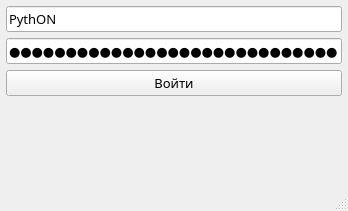
<?xml version="1.0" encoding="UTF-8"?>
<ui version="4.0">
 <class>AuthWindow</class>
 <widget class="QMainWindow" name="AuthWindow">
  <property name="geometry">
   <rect>
    <x>0</x>
    <y>0</y>
    <width>348</width>
    <height>211</height>
   </rect>
  </property>
  <property name="sizePolicy">
   <sizepolicy hsizetype="Preferred" vsizetype="Preferred">
    <horstretch>0</horstretch>
    <verstretch>0</verstretch>
   </sizepolicy>
  </property>
  <property name="font">
   <font>
    <family>Noto Sans</family>
    <pointsize>10</pointsize>
    <italic>false</italic>
   </font>
  </property>
  <property name="windowTitle">
   <string>Авторизация</string>
  </property>
  <widget class="QWidget" name="centralwidget">
   <layout class="QVBoxLayout" name="verticalLayout_2">
    <property name="leftMargin">
     <number>6</number>
    </property>
    <property name="topMargin">
     <number>6</number>
    </property>
    <property name="rightMargin">
     <number>6</number>
    </property>
    <property name="bottomMargin">
     <number>6</number>
    </property>
    <item>
     <widget class="QLineEdit" name="loginTxt">
      <property name="text">
       <string>PythON</string>
      </property>
      <property name="placeholderText">
       <string>Логин</string>
      </property>
     </widget>
    </item>
    <item>
     <widget class="QLineEdit" name="passwordTxt">
      <property name="inputMask">
       <string/>
      </property>
      <property name="text">
       <string>Simple is better than complex</string>
      </property>
      <property name="echoMode">
       <enum>QLineEdit::Password</enum>
      </property>
      <property name="placeholderText">
       <string>Пароль</string>
      </property>
     </widget>
    </item>
    <item>
     <widget class="QPushButton" name="confirmBtn">
      <property name="text">
       <string>Войти</string>
      </property>
     </widget>
    </item>
    <item>
     <spacer name="verticalSpacer">
      <property name="orientation">
       <enum>Qt::Vertical</enum>
      </property>
      <property name="sizeHint" stdset="0">
       <size>
        <width>20</width>
        <height>40</height>
       </size>
      </property>
     </spacer>
    </item>
   </layout>
  </widget>
  <widget class="QMenuBar" name="menubar">
   <property name="geometry">
    <rect>
     <x>0</x>
     <y>0</y>
     <width>348</width>
     <height>36</height>
    </rect>
   </property>
  </widget>
  <widget class="QStatusBar" name="statusbar"/>
 </widget>
 <resources/>
 <connections/>
</ui>
